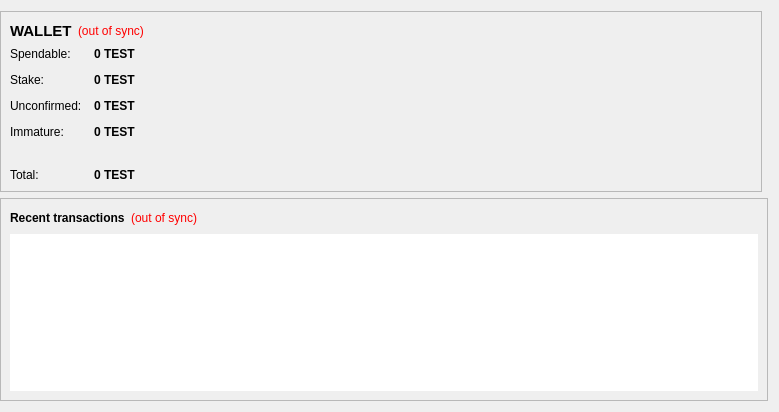
<?xml version="1.0" encoding="UTF-8"?>
<ui version="4.0">
 <class>OverviewPage</class>
 <widget class="QWidget" name="OverviewPage">
  <property name="geometry">
   <rect>
    <x>0</x>
    <y>0</y>
    <width>779</width>
    <height>412</height>
   </rect>
  </property>
  <property name="windowTitle">
   <string>Form</string>
  </property>
  <layout class="QGridLayout" name="gridLayout">
   <property name="leftMargin">
    <number>0</number>
   </property>
   <item row="0" column="0">
    <widget class="QFrame" name="walletContainer">
     <property name="sizePolicy">
      <sizepolicy hsizetype="Preferred" vsizetype="Maximum">
       <horstretch>0</horstretch>
       <verstretch>0</verstretch>
      </sizepolicy>
     </property>
     <property name="maximumSize">
      <size>
       <width>16777215</width>
       <height>220</height>
      </size>
     </property>
     <property name="frameShape">
      <enum>QFrame::StyledPanel</enum>
     </property>
     <property name="frameShadow">
      <enum>QFrame::Raised</enum>
     </property>
     <layout class="QVBoxLayout" name="verticalLayout_4">
      <item>
       <layout class="QHBoxLayout" name="walletHeader">
        <item>
         <widget class="QLabel" name="label_5">
          <property name="font">
           <font>
            <pointsize>11</pointsize>
            <weight>75</weight>
            <bold>true</bold>
           </font>
          </property>
          <property name="styleSheet">
           <string notr="true">background-color: transparent;</string>
          </property>
          <property name="text">
           <string>WALLET</string>
          </property>
         </widget>
        </item>
        <item>
         <widget class="QLabel" name="labelWalletStatus">
          <property name="toolTip">
           <string>The displayed information may be out of date. Your wallet automatically synchronizes with the testfaucetcoin network after a connection is established, but this process has not completed yet.</string>
          </property>
          <property name="styleSheet">
           <string notr="true">QLabel { color: red;Background-color:transparent }</string>
          </property>
          <property name="text">
           <string notr="true">(out of sync)</string>
          </property>
          <property name="alignment">
           <set>Qt::AlignLeading|Qt::AlignLeft|Qt::AlignVCenter</set>
          </property>
         </widget>
        </item>
        <item>
         <spacer name="horizontalSpacer_2">
          <property name="orientation">
           <enum>Qt::Horizontal</enum>
          </property>
          <property name="sizeHint" stdset="0">
           <size>
            <width>40</width>
            <height>20</height>
           </size>
          </property>
         </spacer>
        </item>
       </layout>
      </item>
      <item>
       <layout class="QFormLayout" name="walletStatus">
        <property name="fieldGrowthPolicy">
         <enum>QFormLayout::AllNonFixedFieldsGrow</enum>
        </property>
        <property name="horizontalSpacing">
         <number>12</number>
        </property>
        <property name="verticalSpacing">
         <number>12</number>
        </property>
        <item row="0" column="0">
         <widget class="QLabel" name="label">
          <property name="styleSheet">
           <string notr="true">background-color: transparent;</string>
          </property>
          <property name="text">
           <string>Spendable:</string>
          </property>
         </widget>
        </item>
        <item row="0" column="1">
         <widget class="QLabel" name="labelBalance">
          <property name="font">
           <font>
            <weight>75</weight>
            <bold>true</bold>
           </font>
          </property>
          <property name="cursor">
           <cursorShape>IBeamCursor</cursorShape>
          </property>
          <property name="toolTip">
           <string>Your current spendable balance</string>
          </property>
          <property name="styleSheet">
           <string notr="true"/>
          </property>
          <property name="text">
           <string notr="true">0 TEST</string>
          </property>
          <property name="textInteractionFlags">
           <set>Qt::LinksAccessibleByMouse|Qt::TextSelectableByKeyboard|Qt::TextSelectableByMouse</set>
          </property>
         </widget>
        </item>
        <item row="1" column="0">
         <widget class="QLabel" name="label_6">
          <property name="styleSheet">
           <string notr="true">background-color: transparent;</string>
          </property>
          <property name="text">
           <string>Stake:</string>
          </property>
         </widget>
        </item>
        <item row="1" column="1">
         <widget class="QLabel" name="labelStake">
          <property name="font">
           <font>
            <weight>75</weight>
            <bold>true</bold>
           </font>
          </property>
          <property name="cursor">
           <cursorShape>IBeamCursor</cursorShape>
          </property>
          <property name="toolTip">
           <string>Total of coins that was staked, and do not yet count toward the current balance</string>
          </property>
          <property name="text">
           <string notr="true">0 TEST</string>
          </property>
          <property name="textInteractionFlags">
           <set>Qt::LinksAccessibleByMouse|Qt::TextSelectableByKeyboard|Qt::TextSelectableByMouse</set>
          </property>
         </widget>
        </item>
        <item row="2" column="0">
         <widget class="QLabel" name="label_3">
          <property name="styleSheet">
           <string notr="true">background-color: transparent;</string>
          </property>
          <property name="text">
           <string>Unconfirmed:</string>
          </property>
         </widget>
        </item>
        <item row="2" column="1">
         <widget class="QLabel" name="labelUnconfirmed">
          <property name="font">
           <font>
            <weight>75</weight>
            <bold>true</bold>
           </font>
          </property>
          <property name="cursor">
           <cursorShape>IBeamCursor</cursorShape>
          </property>
          <property name="toolTip">
           <string>Total of transactions that have yet to be confirmed, and do not yet count toward the current balance</string>
          </property>
          <property name="text">
           <string notr="true">0 TEST</string>
          </property>
          <property name="textInteractionFlags">
           <set>Qt::LinksAccessibleByMouse|Qt::TextSelectableByKeyboard|Qt::TextSelectableByMouse</set>
          </property>
         </widget>
        </item>
        <item row="3" column="0">
         <widget class="QLabel" name="labelImmatureText">
          <property name="styleSheet">
           <string notr="true">background-color: transparent;</string>
          </property>
          <property name="text">
           <string>Immature:</string>
          </property>
         </widget>
        </item>
        <item row="3" column="1">
         <widget class="QLabel" name="labelImmature">
          <property name="font">
           <font>
            <weight>75</weight>
            <bold>true</bold>
           </font>
          </property>
          <property name="toolTip">
           <string>Mined balance that has not yet matured</string>
          </property>
          <property name="text">
           <string notr="true">0 TEST</string>
          </property>
          <property name="textInteractionFlags">
           <set>Qt::LinksAccessibleByMouse|Qt::TextSelectableByKeyboard|Qt::TextSelectableByMouse</set>
          </property>
         </widget>
        </item>
        <item row="4" column="0">
         <spacer name="verticalSpacer">
          <property name="orientation">
           <enum>Qt::Vertical</enum>
          </property>
          <property name="sizeHint" stdset="0">
           <size>
            <width>20</width>
            <height>40</height>
           </size>
          </property>
         </spacer>
        </item>
        <item row="4" column="1">
         <spacer name="verticalSpacer_2">
          <property name="orientation">
           <enum>Qt::Vertical</enum>
          </property>
          <property name="sizeHint" stdset="0">
           <size>
            <width>20</width>
            <height>40</height>
           </size>
          </property>
         </spacer>
        </item>
        <item row="5" column="0">
         <widget class="QLabel" name="labelTotalText">
          <property name="styleSheet">
           <string notr="true">background-color: transparent;</string>
          </property>
          <property name="text">
           <string>Total:</string>
          </property>
         </widget>
        </item>
        <item row="5" column="1">
         <widget class="QLabel" name="labelTotal">
          <property name="font">
           <font>
            <weight>75</weight>
            <bold>true</bold>
           </font>
          </property>
          <property name="cursor">
           <cursorShape>IBeamCursor</cursorShape>
          </property>
          <property name="toolTip">
           <string>Your current total balance</string>
          </property>
          <property name="text">
           <string notr="true">0 TEST</string>
          </property>
          <property name="textInteractionFlags">
           <set>Qt::LinksAccessibleByMouse|Qt::TextSelectableByKeyboard|Qt::TextSelectableByMouse</set>
          </property>
         </widget>
        </item>
       </layout>
      </item>
     </layout>
    </widget>
   </item>
   <item row="1" column="0" colspan="2">
    <widget class="QFrame" name="transactionContainer">
     <property name="frameShape">
      <enum>QFrame::StyledPanel</enum>
     </property>
     <property name="frameShadow">
      <enum>QFrame::Raised</enum>
     </property>
     <layout class="QVBoxLayout" name="verticalLayout">
      <item>
       <layout class="QHBoxLayout" name="recentTransactionsHeader">
        <item>
         <widget class="QLabel" name="label_4">
          <property name="styleSheet">
           <string notr="true">background-color: transparent;</string>
          </property>
          <property name="text">
           <string>&lt;b&gt;Recent transactions&lt;/b&gt;</string>
          </property>
         </widget>
        </item>
        <item>
         <widget class="QLabel" name="labelTransactionsStatus">
          <property name="toolTip">
           <string>The displayed information may be out of date. Your wallet automatically synchronizes with the testfaucetcoin network after a connection is established, but this process has not completed yet.</string>
          </property>
          <property name="styleSheet">
           <string notr="true">QLabel { color: red;Background-color:transparent }</string>
          </property>
          <property name="text">
           <string notr="true">(out of sync)</string>
          </property>
          <property name="alignment">
           <set>Qt::AlignRight|Qt::AlignTrailing|Qt::AlignVCenter</set>
          </property>
         </widget>
        </item>
        <item>
         <spacer name="horizontalSpacer">
          <property name="orientation">
           <enum>Qt::Horizontal</enum>
          </property>
          <property name="sizeHint" stdset="0">
           <size>
            <width>40</width>
            <height>20</height>
           </size>
          </property>
         </spacer>
        </item>
       </layout>
      </item>
      <item>
       <widget class="QListView" name="listTransactions">
        <property name="frameShape">
         <enum>QFrame::NoFrame</enum>
        </property>
        <property name="horizontalScrollBarPolicy">
         <enum>Qt::ScrollBarAlwaysOff</enum>
        </property>
        <property name="editTriggers">
         <set>QAbstractItemView::NoEditTriggers</set>
        </property>
        <property name="selectionMode">
         <enum>QAbstractItemView::NoSelection</enum>
        </property>
       </widget>
      </item>
     </layout>
    </widget>
   </item>
  </layout>
 </widget>
 <resources/>
 <connections/>
</ui>
